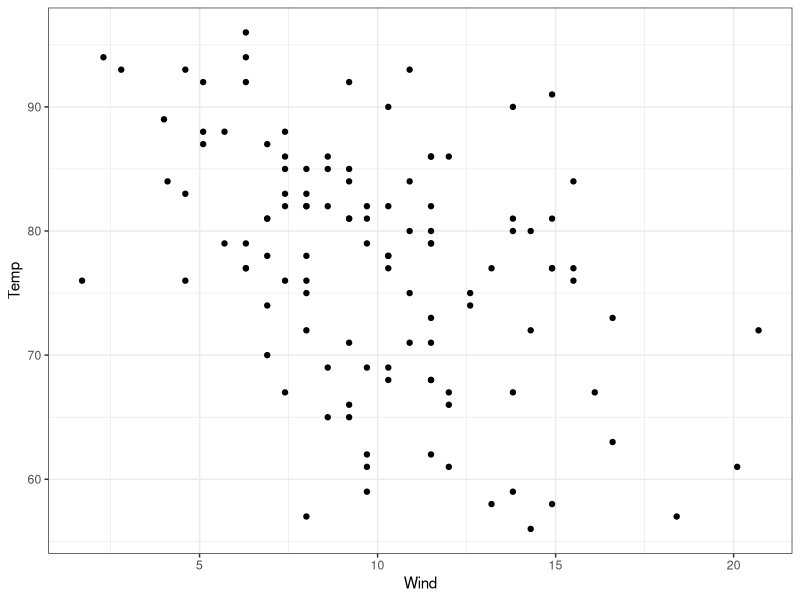
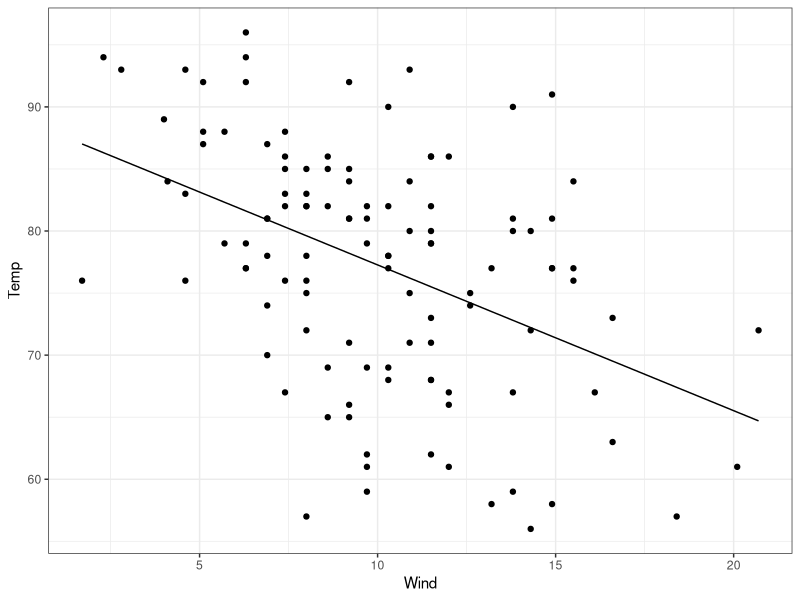
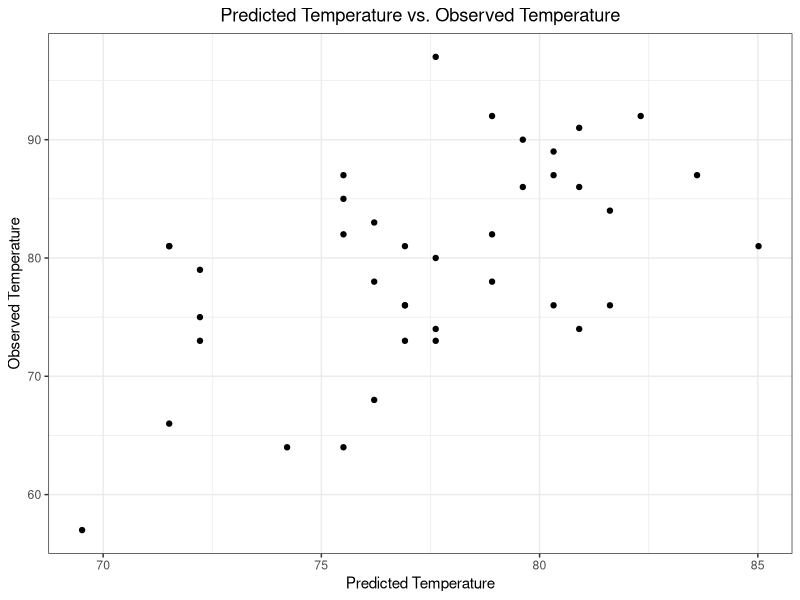
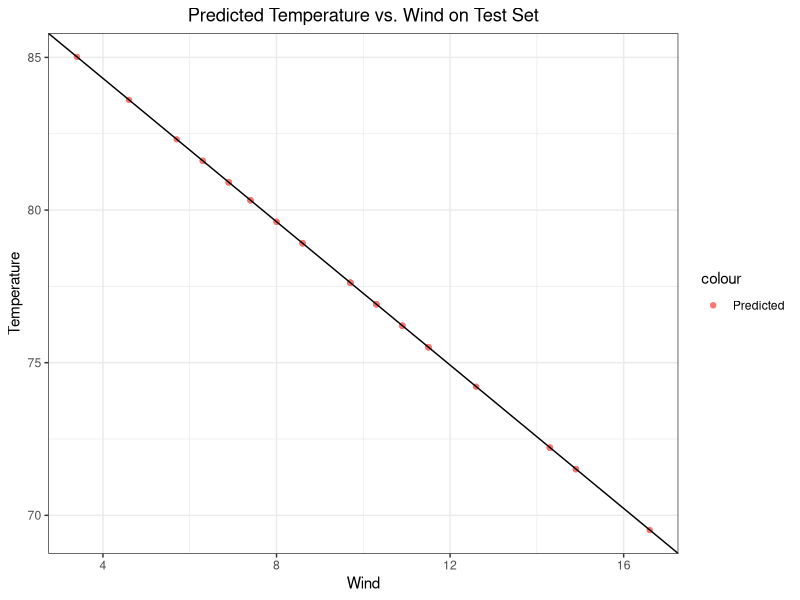
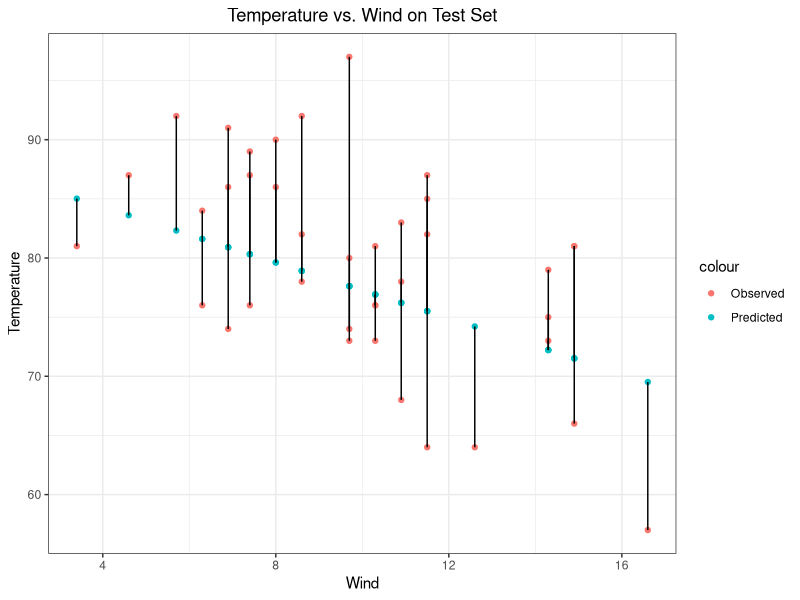
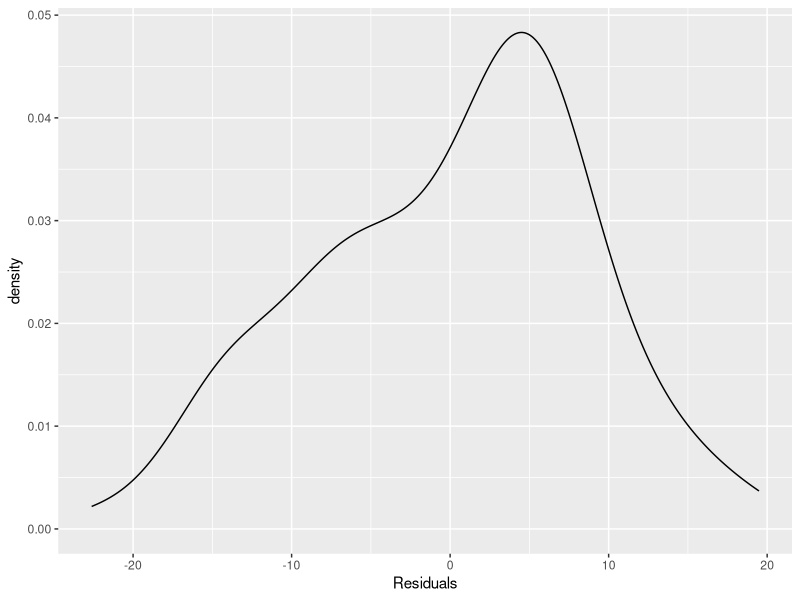

Reproduce these figures in R, in order. (Note: this script raises an error after producing the figures.)
## ---- chunk 1
knitr::opts_chunk$set(echo = TRUE, eval = T)
## ---- chunk 2
library(caret)
library(MASS)
library(ggplot2)
library(dplyr)
library(ggfortify)


#Mauna Loa CO2 concentrations
data(airquality)
airquality
## ---- chunk 3
# Set seed so random sampling is reproducible
set.seed(486)

# take a random sample of 75% of rows idices
train <- sort(sample(nrow(airquality), nrow(airquality)*.75))
# subsets the dataframe by the rows selected in the sample function
train_regression <- airquality[train,]
test_regression = airquality[-train,]
## ---- chunk 4
 ggplot(data = train_regression) +
   geom_point(aes(x=Wind, y=Temp)) +
   theme_bw()
## ---- chunk 5
#help(train)
set.seed(40)
linear_regression <- train(Temp ~ Wind, data= train_regression, method = "lm", na.action = na.omit)
## ---- chunk 6

# plotted predicted values of train data

predicted_values_train = predict(linear_regression, train_regression)

 ggplot() +
   geom_point(data = train_regression, aes(x=Wind, y=Temp)) +
   geom_line(data = train_regression, aes(x=Wind, y=predicted_values_train))+
   theme_bw()
## ---- chunk 7
#help(predict)
linear_predict <- predict(linear_regression, newdata=test_regression)
linear_predict
## ---- chunk 8
#look at the median residual value. Close to zero is best
#help(summary)
summary(linear_regression)
## ---- chunk 9
# on test dataset?
 ggplot() +
   geom_point(data = test_regression, aes(x=linear_predict, y=Temp)) +
   theme_bw() +
  xlab("Predicted Temperature") +
  ylab("Observed Temperature") + 
  ggtitle("Predicted Temperature vs. Observed Temperature") +
  theme(plot.title = element_text(hjust = 0.5))
## ---- chunk 10
# Extract coefficients from the model
coef(linear_regression$finalModel)

# plot the regression line on the predicted values
 ggplot(data=test_regression) +
   geom_point(aes(x=Wind, y=linear_predict, col="Predicted")) +
   #geom_point(aes(x=Wind, y=Temp, color="Observed")) + 
   geom_abline(intercept = 89.010, slope = -1.174) +
   #geom_segment(aes(x=Wind, y=linear_predict,yend=Temp, xend= Wind), color="black") +
   theme_bw()  +
   xlab("Wind") +
   ylab("Temperature") + 
   ggtitle("Predicted Temperature vs. Wind on Test Set") +
   theme(plot.title = element_text(hjust = 0.5))
 
# plot the original test values
# adding observed values into plot, removed regression line
 ggplot(data=test_regression) +
   geom_point(aes(x=Wind, y=linear_predict, col="Predicted")) +
   geom_point(aes(x=Wind, y=Temp, color="Observed")) + 
  # geom_abline(intercept = 89.010, slope = -1.174) +
   geom_segment(aes(x=Wind, y=linear_predict,yend=Temp, xend= Wind), color="black") +
   theme_bw()  +
   xlab("Wind") +
   ylab("Temperature") + 
   ggtitle("Temperature vs. Wind on Test Set") +
   theme(plot.title = element_text(hjust = 0.5))
  
## ---- chunk 11
#residuals_lin <- residuals(linear_regression)
#ggplot(data=residvpredict) +
#  geom_density(aes(residual))

residuals_lin <- residuals(linear_regression)

# Makes dataframe of training data and residuals of training data
residvpredict <- data.frame(predicted_values_train, residuals_lin)

ggplot(data=residvpredict) +
  geom_density(aes(x=residuals_lin)) +
  xlab("Residuals")

## ---- chunk 12
cor.test(train_regression$Wind, resid(linear_regression))
## ---- chunk 13
# Create model
set.seed(40)
lasso_mod <- train(Temp ~ Wind + Month, data= train_regression, method = "lasso")

pred_mod_train = predict(lasso_mod, train_regression)

 ggplot() +
   geom_point(data = train_regression, aes(x=pred_mod_train, y=Temp)) +
   theme_bw() +
   xlab("Predicted Temperature") +
   ylab("Observed Temperature") + 
   ggtitle("Predicted Temperature vs. Observed Temperature") +
   theme(plot.title = element_text(hjust = 0.5))
